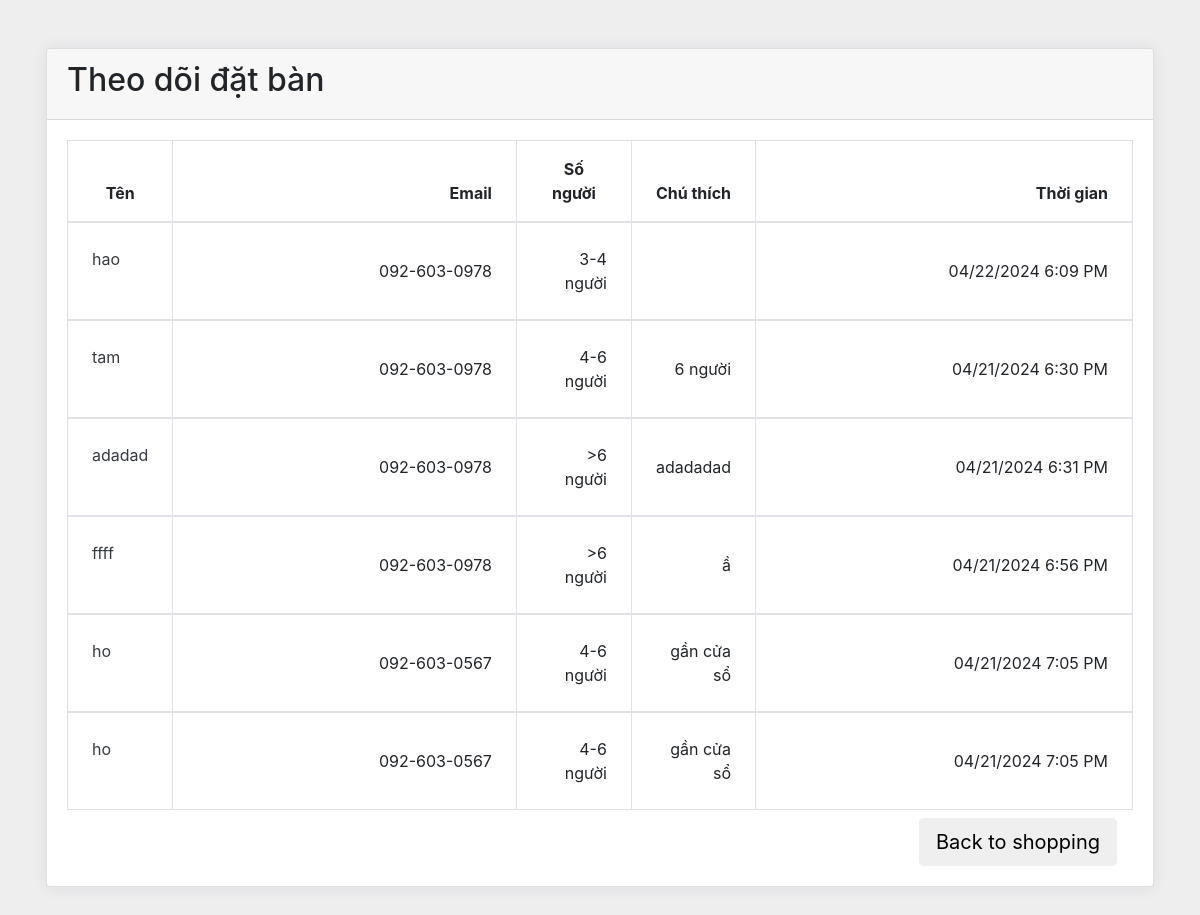
Screenshot of /views/theodoidonhang/theodoidatban.php (signed in) with the database file from the repository.
### tables this page shows
CREATE TABLE `datban` (
  `id` int(10) NOT NULL,
  `ten` varchar(255) DEFAULT NULL,
  `email` varchar(255) DEFAULT NULL,
  `soNguoi` varchar(255) DEFAULT NULL,
  `yeuCau` varchar(255) DEFAULT NULL,
  `thoiGian` varchar(255) DEFAULT NULL,
  `trangThai` varchar(50) DEFAULT NULL
);

### views/theodoidonhang/theodoidatban.php (the view, shortened to what this page needs)
<!DOCTYPE html>
<html lang="en">
<head>
    <link href="https://cdn.jsdelivr.net/npm/bootstrap@4.1.1/dist/css/bootstrap.min.css" rel="stylesheet">
</head>
<body>
    <div class="container px-3 my-5 clearfix">
        <div class="card">
            <div class="card-header">
                <h2>Theo dõi đặt bàn</h2>
            </div>
            <div class="card-body">
                <div class="table-responsive">
                    <?php
                    include_once("../../models/ketnoi.php");
                    $sql_theodoi = "SELECT * FROM datban";
                    $result_theodoi = $conn->query($sql_theodoi);
                    ?>
                        <form action="" id="cart" method="post">
                            <table class="table table-bordered m-0">
                                <thead>
                                    <tr>
                                        <th class="text-center py-3 px-4" style="min-width: 100px;">Tên</th>
                                        <th class="text-right py-3 px-4" style="width: 400px;">Email</th>
                                        <th class="text-center py-3 px-4" style="width: 120px;">Số người</th>
                                        <th class="text-right py-3 px-4" style="width: 100px;">Chú thích</th>
                                        <th class="text-right py-3 px-4" style="width: 430px;">Thời gian</th>
                                    </tr>
                                </thead>
                                <?php
                                while ($row = $result_theodoi->fetch_assoc()) {
                                ?>
                                    <tbody>
                                        <tr>
                                            <td class="p-4">
                                                <div class="media align-items-center">
                                                    <div class="media-body">
                                                        <a href="#" class="d-block text-dark"><?php echo $row["ten"]; ?></a>
                                                    </div>
                                                </div>
                                            </td>
                                            <td class="text-right font-weight-semibold align-middle p-4"><?php echo $row["email"]; ?></td>
                                            <td class="text-right font-weight-semibold align-middle p-4"><?php echo $row["soNguoi"]; ?></td>
                                            <td class="text-right font-weight-semibold align-middle p-4"><?php echo $row["yeuCau"]; ?></td>
                                            <td class="text-right font-weight-semibold align-middle p-4"><?php echo $row["thoiGian"]; ?></td>
                                        </tr>
                                    </tbody>
                                <?php
                                }
                                ?>
                            </table>
                        </form>
                </div>
                <div class="float-right">
                    <a href="../../index.php"><button type="button" class="btn btn-lg btn-default md-btn-flat mt-2 mr-3">Back to shopping</button></a>
                </div>
            </div>
        </div>
    </div>
</body>
</html>

### views/theodoidonhang/theodoidatban.php (style rules this page uses)
body { margin-top: 20px; background: #eee; }
.card { box-shadow: 0 1px 15px 1px rgba(52, 40, 104, .08); }

### rows the page displays
datban: ten "hao", email "092-603-0978", soNguoi "3-4 người", thoiGian "04/22/2024 6:09 PM"
datban: ten "tam", email "092-603-0978", soNguoi "4-6 người", yeuCau "6 người", thoiGian "04/21/2024 6:30 PM"
datban: ten "adadad", email "092-603-0978", soNguoi ">6 người", yeuCau "adadadad", thoiGian "04/21/2024 6:31 PM"
datban: ten "ffff", email "092-603-0978", soNguoi ">6 người", yeuCau "ầ", thoiGian "04/21/2024 6:56 PM"
datban: ten "ho", email "092-603-0567", soNguoi "4-6 người", yeuCau "gần cửa sổ", thoiGian "04/21/2024 7:05 PM"
datban: ten "ho", email "092-603-0567", soNguoi "4-6 người", yeuCau "gần cửa sổ", thoiGian "04/21/2024 7:05 PM"
